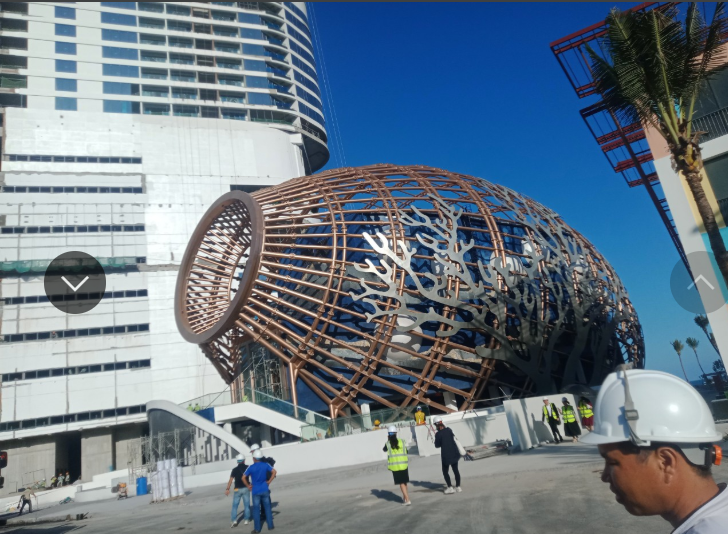
//> input picture CacKythuatloc_Nangcaochatluong/123.png, 728 x 534 px
$ ./NangCaoChatLuongAnh   (built with g++ and OpenCV 4)
//> lines starting //> are read from the running program, lines starting //| are printed output that depends on the picture
#include <opencv2/opencv.hpp>
#include <iostream>

using namespace cv;
using namespace std;

int main()
{
    // Load input image
    Mat input_image = imread("123.png");
//> input_image is the input picture: 534 rows x 728 cols, CV_8UC3; mean B, G, R 136.1, 122.8, 107.5

    // Convert input image to grayscale
    Mat gray_image;
    cvtColor(input_image, gray_image, COLOR_BGR2GRAY);
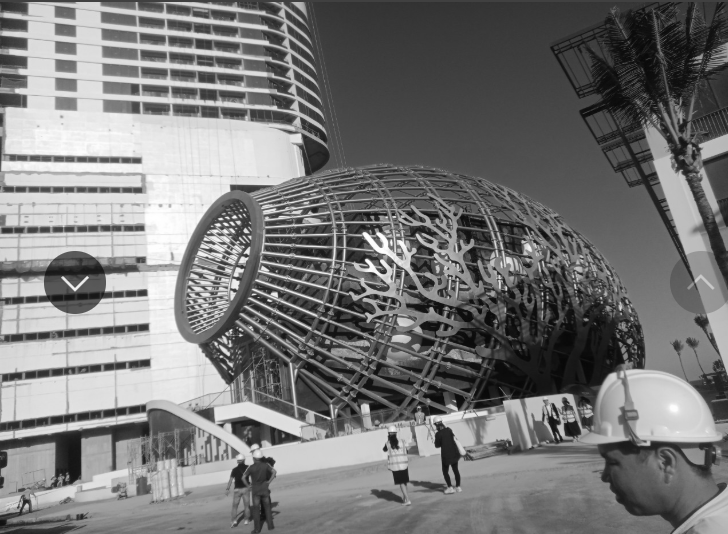
//> gray_image: 534 rows x 728 cols, CV_8UC1; min 7, max 255, mean 119.7

    // Apply the Adaptive Bilateral Filter
    Mat filtered_image;
    int diameter = 9; // Diameter of each pixel neighborhood used during filtering
    double sigma_color = 75; // Filter sigma in the color space
    double sigma_space = 75; // Filter sigma in the coordinate space
    bilateralFilter(gray_image, filtered_image, diameter, sigma_color, sigma_space);
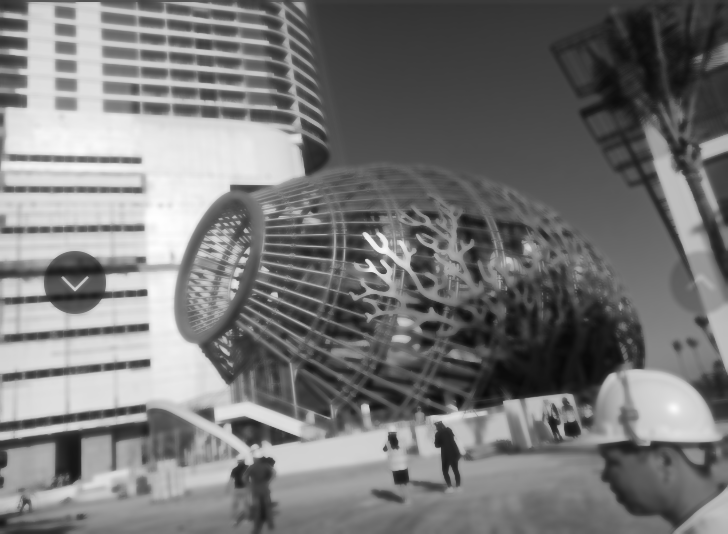
//> filtered_image: 534 rows x 728 cols, CV_8UC1; min 9, max 255, mean 119.5

    // Convert the output image to 8-bit unsigned integer format
    filtered_image.convertTo(filtered_image, CV_8U);

    // Display the input and output images
    imshow("Input Image", input_image);
    imshow("Output Image", filtered_image);
    waitKey();

    return 0;
}

$ run again, with CacKythuatloc_Nangcaochatluong/Bilateral Filter.png copied over CacKythuatloc_Nangcaochatluong/123.png
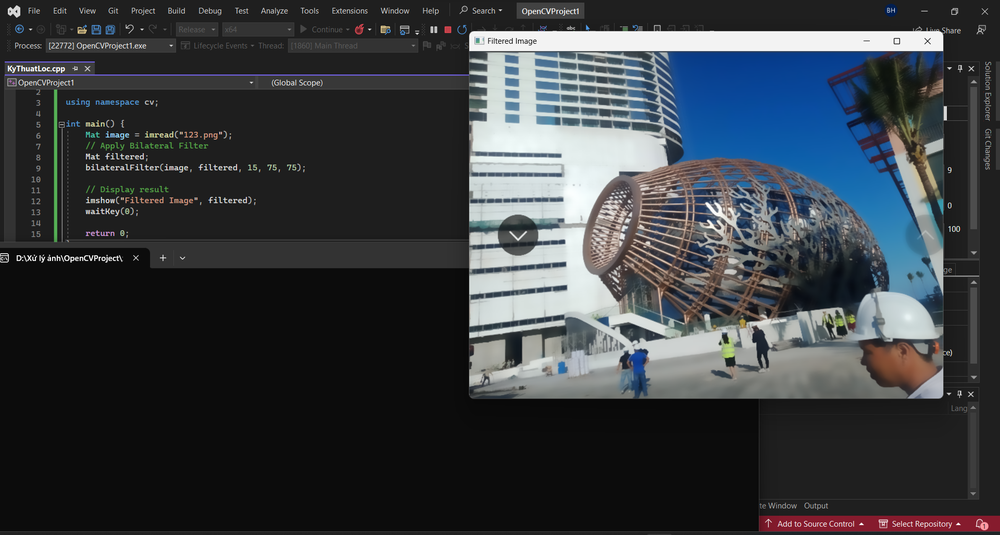
//> input picture CacKythuatloc_Nangcaochatluong/Bilateral Filter.png, 1000 x 535 px, shrunk from 1920 x 1027 before the run
//> input_image is the input picture: 535 rows x 1000 cols, CV_8UC3; mean B, G, R 64.4, 60.1, 55.9
//> `cvtColor(input_image, gray_image, COLOR_BGR2GRAY);`:
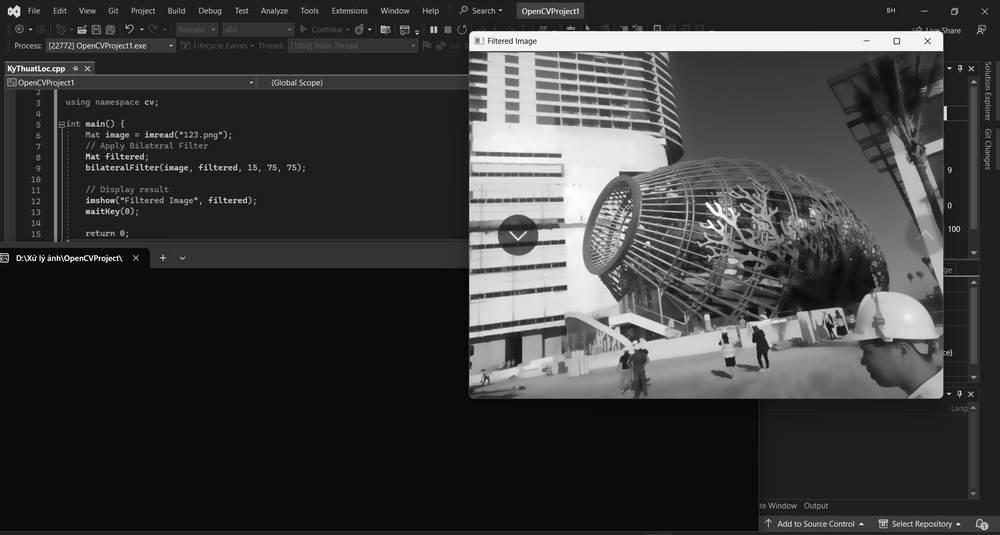
//> gray_image: 535 rows x 1000 cols, CV_8UC1; min 0, max 255, mean 59.4

$ run again, with CacKythuatloc_Nangcaochatluong/NangCaoChatLuongAnh.png copied over CacKythuatloc_Nangcaochatluong/123.png
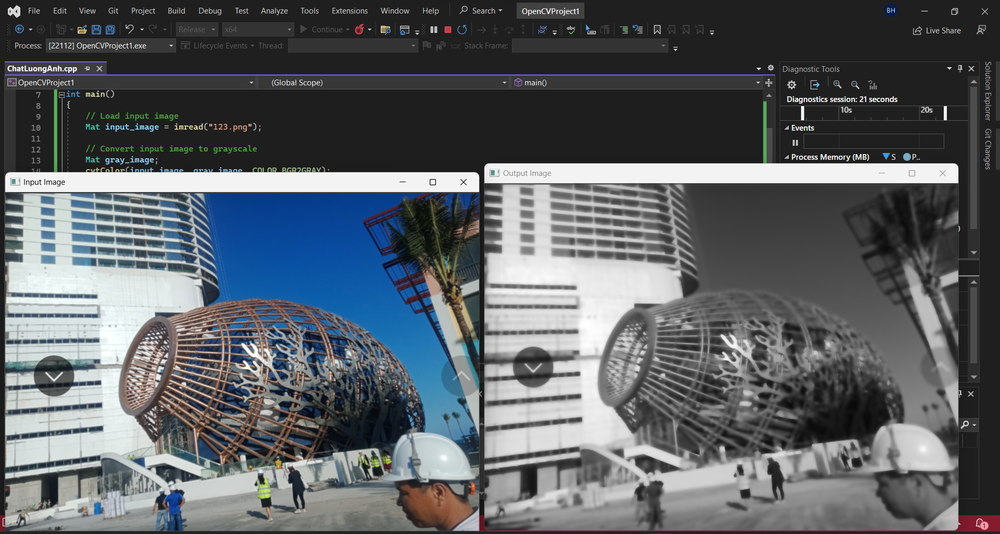
//> input picture CacKythuatloc_Nangcaochatluong/NangCaoChatLuongAnh.png, 1000 x 534 px, shrunk from 1920 x 1026 before the run
//> input_image is the input picture: 534 rows x 1000 cols, CV_8UC3; mean B, G, R 100.7, 96.4, 91.6
//> `cvtColor(input_image, gray_image, COLOR_BGR2GRAY);`:
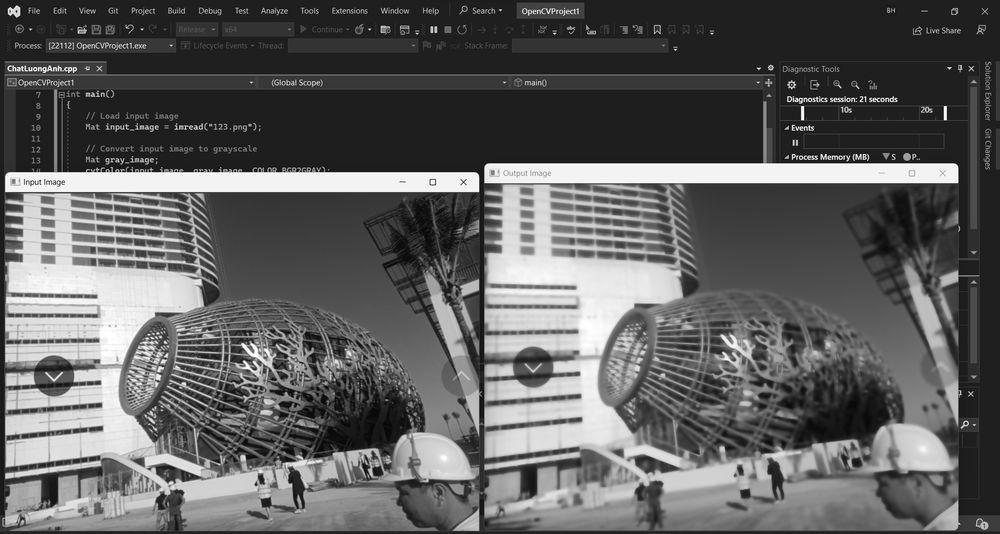
//> gray_image: 534 rows x 1000 cols, CV_8UC1; min 0, max 255, mean 95.5
//> `bilateralFilter(gray_image, filtered_image, diameter, sigma_color, sig..`:
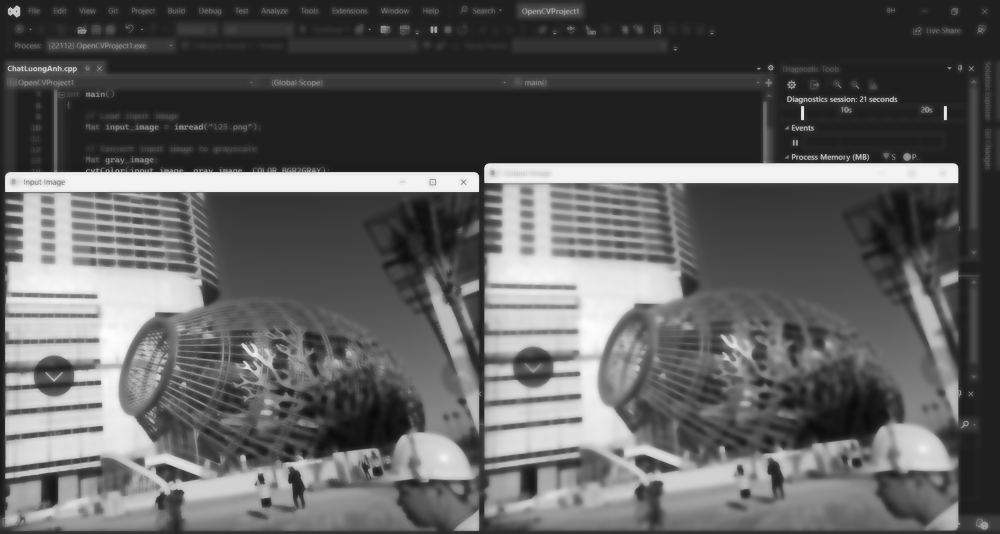
//> filtered_image: 534 rows x 1000 cols, CV_8UC1; min 10, max 254, mean 95.3
